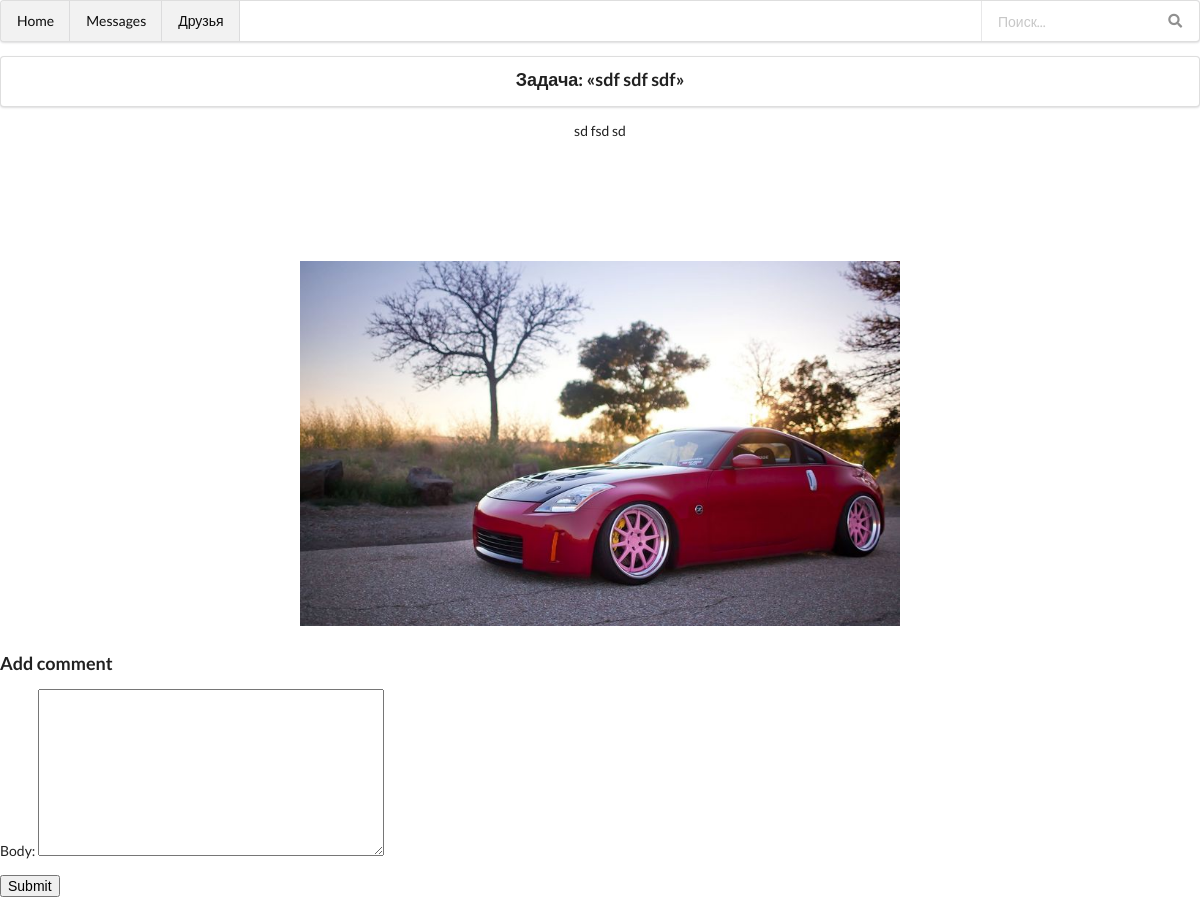
The page /6/sdf-sdf-sdf/ on the database its author committed.
### tasktodo/models.py (models this page shows, shortened)
class Task(models.Model):
    title = models.CharField(max_length=250)
    slug = models.SlugField(max_length=250,
                            blank=True)
    text = models.TextField(blank=True)
    image = ProcessedImageField(upload_to='task_image/%Y/%m/%d',
                                processors=[ResizeToFill(820,500)],
                                format='JPEG',
                                options={'quality': 80},
                                blank=True,
                                null=True)
    is_complete = models.BooleanField(default=False)
    publish = models.DateTimeField(default=timezone.now,null=True)
    created = models.DateTimeField(auto_now_add=True,null=True)
    updated = models.DateTimeField(auto_now=True,null=True)
    class Meta:
        ordering = ['-publish']
        indexes = [
            models.Index(fields=['-publish'])
        ]

### tasktodo/views.py (the view)
# urls.py: path('<int:task_id>/<slug:slug>/', views.task_detail,name='task_detail'),
def task_detail(request,task_id,slug):
    task = get_object_or_404(Task,
                             id=task_id,
                             slug=slug)
    form = CommentForm()
    comments = task.comments.filter(active=True)
    return render(request,
                  'task/task_detail.html',
                  {'task_detail':task,
                   'form':form,
                   'comments':comments})

### tasktodo/forms.py
class CommentForm(forms.ModelForm):
    class Meta:
        model = Comment
        fields = ['body']

### tasktodo/templates/task/task_detail.html (shortened to what this page needs)
{% extends 'base.html' %}
{% block content %}
<div class="ui segment centered ">
    <p class="ui big header centered"> Задача: «{{ task_detail.title }}»	</p>
</div>
<div class="ui basic ">
    {% if not task_detail.text %}
    <p> Дополнительных примечаний к задаче нет </p>
    {% else %}
    <center>
    <p>{{task_detail.text}}</p>
    </center>
    {% endif %}
  </div>
<br>
<br>
<br>
<br>
<br>
<br>
<div>
    {% if not task_detail.image %}
    <center>
        <p>Вы можете добавить изображение для своих заметок</p>
    </center>
    {% else %}
    <div class="ui">
        <img class="ui centered image big" src="{{task_detail.image.url}}">
    </div>
    {% endif %}
</div>
{% include 'task/includes/comment_form.html' %}
{% endblock content %}

### rows shown on the page
Task: title "sdf sdf sdf", text "sd fsd sd", image (picture)
